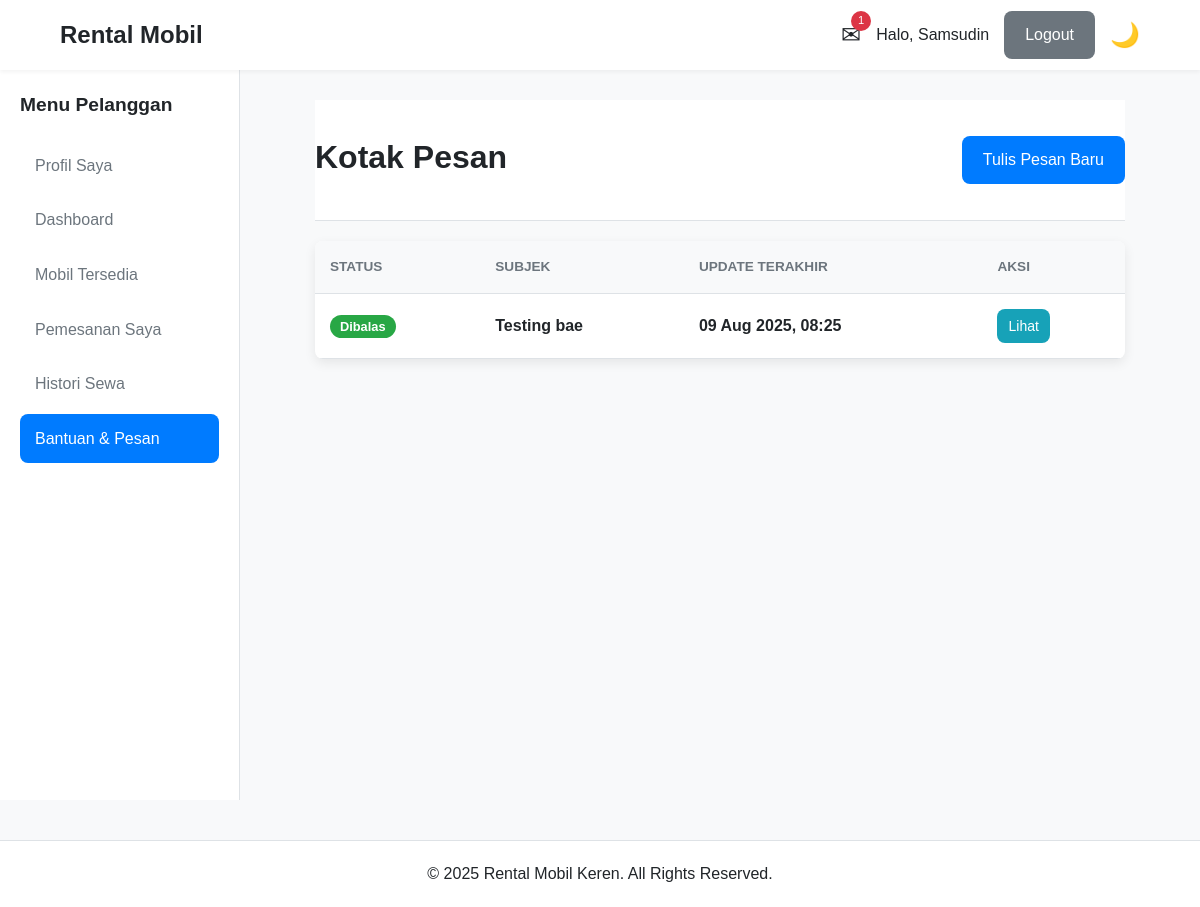
Screenshot of /actions/pesan/inbox.php (signed in) with the database file from the repository.
### tables this page shows
CREATE TABLE `pesan_bantuan` (
  `id_pesan` int(11) NOT NULL,
  `id_pengirim` int(11) NOT NULL,
  `id_penerima` int(11) DEFAULT NULL,
  `parent_id` int(11) DEFAULT NULL,
  `subjek` varchar(255) NOT NULL,
  `isi_pesan` text NOT NULL,
  `waktu_kirim` timestamp NOT NULL DEFAULT current_timestamp(),
  `status_pesan` enum('Belum Dibaca','Sudah Dibaca','Dibalas') NOT NULL DEFAULT 'Belum Dibaca',
  `updated_at` timestamp NOT NULL DEFAULT current_timestamp() ON UPDATE current_timestamp()
);

### actions/pesan/inbox.php (the view, shortened to what this page needs)
<?php
require_once '../../includes/config.php';
require_once '../../includes/header.php';
$id_pengguna_session = $_SESSION['id_pengguna'];
$role_session = $_SESSION['role'];
try {
    $sql = "
        SELECT DISTINCT p_main.*, u_pengirim.nama_lengkap AS nama_pengirim
        FROM pesan_bantuan AS p_main
        JOIN pengguna AS u_pengirim ON p_main.id_pengirim = u_pengirim.id_pengguna
    ";
    $params = [];
    if ($role_session === 'Pelanggan') {
        $sql .= "
            LEFT JOIN pesan_bantuan AS p_reply ON p_main.id_pesan = p_reply.parent_id
            WHERE p_main.parent_id IS NULL
            AND (p_main.id_pengirim = ? OR p_reply.id_penerima = ?)
        ";
        $params[] = $id_pengguna_session;
        $params[] = $id_pengguna_session;
    } else {
        $sql .= " WHERE p_main.parent_id IS NULL";
    }
    $sql .= " ORDER BY p_main.updated_at DESC";
    $stmt = $pdo->prepare($sql);
    $stmt->execute($params);
    $pesan_list = $stmt->fetchAll();
} catch (PDOException $e) { $pesan_list = []; }
?>
<div class="page-header with-action">
    <h1>Kotak Pesan</h1>
    <a href="tulis.php" class="btn btn-primary">Tulis Pesan Baru</a>
</div>
<div class="table-container">
    <table>
        <thead>
            <tr>
                <th>Status</th>
                <th>Subjek</th>
                <th>Update Terakhir</th>
                <th>Aksi</th>
            </tr>
        </thead>
        <tbody>
            <?php if (empty($pesan_list)): ?>
                <tr><td colspan="5" style="text-align:center;">Tidak ada percakapan.</td></tr>
            <?php else: foreach ($pesan_list as $pesan):
                $is_unread = ($pesan['status_pesan'] === 'Belum Dibaca');
                if ($role_session === 'Pelanggan') {
                    $is_unread = ($pesan['status_pesan'] === 'Dibalas');
                }
            ?>
                <tr style="<?= $is_unread ? 'font-weight: bold;' : '' ?>">
                    <td><span class="status-badge status-<?= strtolower(str_replace(' ', '-', $pesan['status_pesan'])) ?>"><?= $pesan['status_pesan'] ?></span></td>
                    <td><?= htmlspecialchars($pesan['subjek']) ?></td>
                    <td><?= date('d M Y, H:i', strtotime($pesan['updated_at'])) ?></td>
                    <td><a href="detail.php?id=<?= $pesan['id_pesan'] ?>" class="btn btn-info btn-sm">Lihat</a></td>
                </tr>
            <?php endforeach; endif; ?>
        </tbody>
    </table>
</div>
<?php require_once '../../includes/footer.php'; ?>

### assets/css/style.css (style rules this page uses)
:root { --primary-color: #007bff; --secondary-color: #6c757d; --success-color: #28a745; --danger-color: #dc3545; --warning-color: #ffc107; --info-color: #17a2b8; --bg-color: #f8f9fa; --surface-color: #ffffff; --text-color: #212529; --muted-text-color: #6c757d; --border-color: #dee2e6; --font-family: 'Poppins', sans-serif; --header-height: 70px; --sidebar-width: 240px; --border-radius: 8px; --box-shadow: 0 4px 12px rgba(0, 0, 0, 0.08); }
* { margin: 0; padding: 0; box-sizing: border-box; }
body { font-family: var(--font-family); background-color: var(--bg-color); color: var(--text-color); line-height: 1.6; }
a { color: var(--primary-color); text-decoration: none; transition: color 0.2s; }
.btn { display: inline-block; padding: 10px 20px; font-size: 1rem; font-weight: 500; border: 1px solid transparent; border-radius: var(--border-radius); cursor: pointer; transition: all 0.2s; text-align: center; }
.btn-primary { background-color: var(--primary-color); color: #fff; }
.btn-sm { padding: 5px 10px; font-size: 0.875rem; }
.table-container { background-color: var(--surface-color); border-radius: var(--border-radius); box-shadow: var(--box-shadow); overflow-x: auto; }
table { width: 100%; border-collapse: collapse; }
th, td { padding: 15px; text-align: left; border-bottom: 1px solid var(--border-color); }
th { background-color: var(--bg-color); font-weight: 600; }
.status-badge { padding: 4px 10px; border-radius: 12px; font-size: 0.8rem; font-weight: 600; color: #fff; text-transform: capitalize; white-space: nowrap; }
.status-tersedia, .status-dikonfirmasi, .status-selesai, .status-diverifikasi, .status-dibalas { background-color: var(--success-color); }
.page-header { background-color: var(--surface-color); padding: 2rem 0; text-align: center; margin-bottom: 30px; border-bottom: 1px solid var(--border-color); }
.page-header h1 { margin-bottom: 5px; }
.btn-info { background-color: var(--info-color); color: #fff; }

### assets/css/dashboard.css (style rules this page uses)
.page-header { margin-bottom: 20px; }
.page-header.with-action { display: flex; justify-content: space-between; align-items: center; }
.table-container { background-color: var(--surface-color); border-radius: var(--border-radius); box-shadow: var(--box-shadow); overflow-x: auto; }
table { width: 100%; border-collapse: collapse; }
th, td { padding: 15px; text-align: left; border-bottom: 1px solid var(--border-color); }
th { font-size: 0.85rem; text-transform: uppercase; color: var(--muted-text-color); }

### rows the page displays
pesan_bantuan: status_pesan "Dibalas", subjek "Testing bae", updated_at "09 Aug 2025, 08:25"

### other values shown
$jumlah_pesan_baru "1"
$sapaan "Samsudin"
$_SESSION['role'] "Pelanggan"
